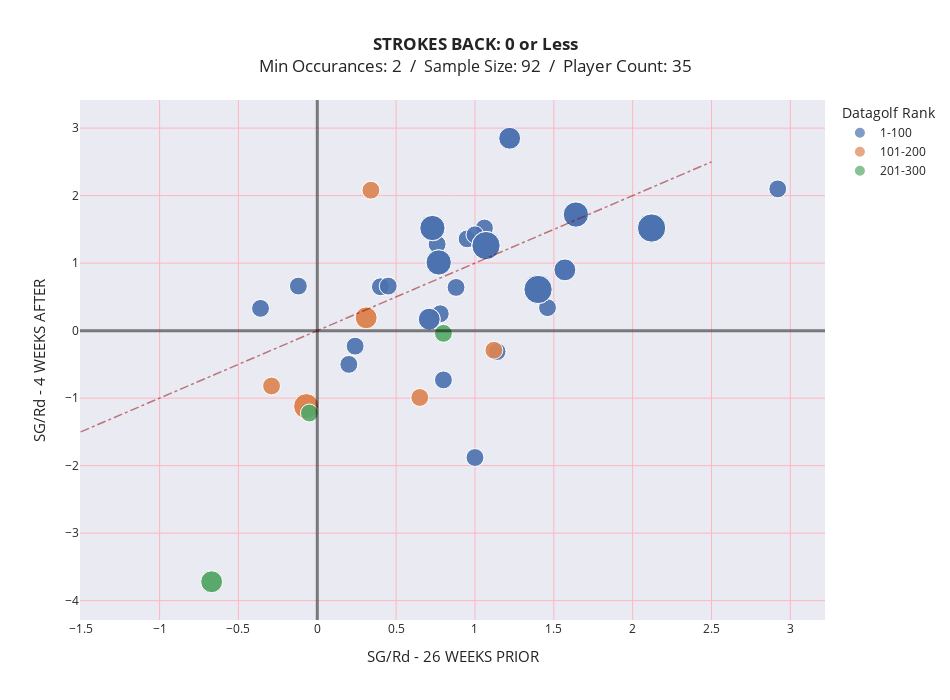

This figure's notebook cell:
### Code cell
# CHART INPUTS ##############################################

# stroke_delta chose 0, 1, or 2
# weeks_prior chose any amount
# weeks_after chose any amount
# rank_bin chose 'bin_40' or 'bin_100'
# min_instances chose any number > 0

stroke_delta = int(0)
weeks_prior = int(26)
weeks_after = int(4)
rank_bin = 'bin_100'
min_instances = int(2)

#############################################################

chart_data = data[data.r4_delta <= stroke_delta].reset_index(drop=True)

chart_data['prior_date'] = chart_data['event_completed'] - pd.Timedelta(weeks=weeks_prior)
chart_data['post_date'] = chart_data['event_completed'] + pd.Timedelta(weeks=weeks_after)

stats_cols = ['round_score','sg_putt', 'sg_arg', 'sg_app', 'sg_ott',
       'sg_t2g', 'sg_total', 'driving_dist', 'driving_acc', 'gir',
       'scrambling', 'prox_rgh', 'prox_fw']

#######

losers_rounds = []

for i in np.arange(0, len(chart_data)):

    guy = chart_data.player_name[i]
    prior = str(chart_data.prior_date[i])
    event = str(chart_data.event_completed[i])
    post = str(chart_data.post_date[i])
    
    rounds_before = round(stats
                          [(stats.player_name == guy) & (stats.event_completed > prior) & (stats.event_completed < event)]
                          .groupby('player_name', as_index=False)
                          [stats_cols]
                          .mean(),2)
    
    rounds_after = round(stats
                         [(stats.player_name == guy) & (stats.event_completed < post) & (stats.event_completed > event)]
                         .groupby('player_name', as_index=False)
                         [stats_cols]
                         .mean(),2) 

    # add post_ prefix to columns headers
    rounds_after.columns = 'post_' + rounds_after.columns
    rounds_after.rename(columns={'post_player_name':'player_name'}, inplace=True)
    
    # merge players before and after rounds together and send to list
    all_rounds = pd.merge(rounds_before,rounds_after, on='player_name')
    losers_rounds.append(all_rounds)
    
########

# concat before and after rounds
custom_chart = pd.concat(losers_rounds).reset_index(drop=True)

# add datagolf rankings columns
temp_ranks = dg_rankings[['player_name','datagolf_rank']]
custom_chart = pd.merge(custom_chart, temp_ranks, on='player_name')

# bring in 'count', wins, and 'datagolf_rank', and 'rank_bin'
temp_count = custom_chart.groupby('player_name',as_index=False)['sg_total'].count().sort_values('sg_total', ascending=False).rename(columns={'sg_total':'count'}).reset_index(drop=True)
custom_chart = custom_chart.merge(temp_count, on='player_name', how = 'left')
temp_bin = chart_data[['player_name',rank_bin]].drop_duplicates()#.sort_values('loser_key', ascending=False).rename(columns={'loser_key':'count'}).reset_index(drop=True)
custom_chart = custom_chart.merge(temp_bin, on='player_name', how = 'left')
temp_wins = stats[(stats.finish_pos == 1) & (stats.round_num == 4)].groupby('player_name')['finish_pos'].count().sort_values(ascending=False)
custom_chart = custom_chart.merge(temp_wins, on='player_name', how = 'left')
custom_chart.rename(columns={'finish_pos':'career_wins'},inplace=True)
custom_chart['career_wins'] = custom_chart['career_wins'].fillna(0)

temp_m = custom_chart.groupby('player_name',as_index=False)[['sg_total', 'post_sg_total']].mean()
custom_chart = custom_chart.merge(temp_m, on='player_name', how = 'left').rename(columns = 
                                                                                 {'sg_total_x':'sg_total_round', 
                                                                                  'sg_total_y':'sg_total', 
                                                                                  'post_sg_total_x':'post_sg_total_round',
                                                                                  'post_sg_total_y':'post_sg_total'}
                                                                                )
# calculate deltas
custom_chart['delta_sg_total'] = custom_chart['post_sg_total'] - custom_chart['sg_total']
# custom_chart['delta_sg_t2g'] = custom_chart['post_sg_t2g'] - custom_chart['sg_t2g']
# custom_chart['delta_sg_ott'] = custom_chart['post_sg_ott'] - custom_chart['sg_ott']
# custom_chart['delta_sg_app'] = custom_chart['post_sg_app'] - custom_chart['sg_app']
# custom_chart['delta_sg_arg'] = custom_chart['post_sg_arg'] - custom_chart['sg_arg']
# custom_chart['delta_sg_putt'] = custom_chart['post_sg_putt'] - custom_chart['sg_putt']

# title formatting
def format_title(title, subtitle=None, subtitle_font_size=16):
    title = f'<b>{title}</b>'
    if not subtitle:
        return title
    subtitle = f'<span style="font-size: {subtitle_font_size}px;">{subtitle}</span>'
    return f"{title} <b>{stroke_delta} or Less</b><br>Min Occurances: {min_instances}  /  {subtitle} {custom_chart[custom_chart['count'] >= min_instances]['delta_sg_total'].count()}  /  Player Count: {custom_chart[custom_chart['count'] >= min_instances]['player_name'].nunique()}<br>"

# graph
fig = px.scatter(round(custom_chart[custom_chart['count'] >= min_instances].sort_values(rank_bin),2),
                 x = 'sg_total',
                 y = 'post_sg_total',
                 title = format_title('STROKES BACK:', "Sample Size:"),
                 template = 'seaborn',
                 color = rank_bin,
                 size = 'count',
                 size_max = 20,
                 hover_name='player_name',
                 custom_data=['player_name', 'count','datagolf_rank','delta_sg_total','career_wins'],
                 height = 700,
                 width = 950
                )

# format grids and lines
fig.add_hline(y=0,line_width=3, line_color="Black")
fig.add_vline(x=0,line_width=3, line_color="Black")
fig.update_xaxes(showgrid=True, gridwidth=1, gridcolor='LightPink')
fig.update_yaxes(showgrid=True, gridwidth=1, gridcolor='LightPink')
fig.add_shape(type="line", x0=-1.5, y0=-1.5, x1=2.5, y1=2.5, line=dict(color="DarkRed", width=1.5, dash="dashdot"))

# format always-on labels
fig.update_layout(xaxis_title=(f"SG/Rd - {str(weeks_prior)} WEEKS PRIOR"))
fig.update_layout(yaxis_title=(f"SG/Rd - {str(weeks_after)} WEEKS AFTER"))
fig.update_layout(yaxis = dict(titlefont = dict(size=15)))
fig.update_layout(xaxis = dict(titlefont = dict(size=15)))
fig.update_layout(legend_title="Datagolf Rank")

# format hover labels
fig.update_layout(hoverlabel=dict(font_size=15,font_family="Rockwell"))
fig.update_traces(hovertemplate=
                    "<b>%{customdata[0]}</b> \
                    <br>Count: %{customdata[1]}</b> \
                    <br>=================</b> \
                    <br>SG Before:%{x:>20}<br>After Loss SG:%{y:>14}</b> \
                    <br><b>Change:%{customdata[3]:>23}</b> \
                    <br>=================</b> \
                    <br>Wins Since 2017:%{customdata[4]:>11}</b> \
                    <br>Data Golf Rank:%{customdata[2]:>13}")
                                                  

fig.show()

### Figure 1 — Plotly figure (JSON) as saved in the notebook; plotly's stock layout.template omitted (floating-point values rounded to 4 significant figures; data arrays with more than 128 entries replaced by an {"elided": "..."} marker saying what was removed)
{"data": [{"customdata": {"elided": "70x5 mixed values"}, "hovertemplate": "<b>%{customdata[0]}</b>                     <br>Count: %{customdata[1]}</b>                     <br>=================</b>                     <br>SG Before:%{x:>20}<br>After Loss SG:%{y:>14}</b>                     <br><b>Change:%{customdata[3]:>23}</b>                     <br>=================</b>                     <br>Wins Since 2017:%{customdata[4]:>11}</b>                     <br>Data Golf Rank:%{customdata[2]:>13}", "hovertext": ["Schauffele, Xander", "Todd, Brendon", "Matsuyama, Hideki", "Matsuyama, Hideki", "Scheffler, Scottie", "Scheffler, Scottie", "Scheffler, Scottie", "Thomas, Justin", "Thomas, Justin", "Thomas, Justin", "Thomas, Justin", "DeChambeau, Bryson", "DeChambeau, Bryson", "McIlroy, Rory", "McIlroy, Rory", "Kim, Si Woo", "Theegala, Sahith", "Kuchar, Matt", "Todd, Brendon", "Kuchar, Matt", "McNealy, Maverick", "Merritt, Troy", "Zalatoris, Will", "Zalatoris, Will", "Poston, J.T.", "Poston, J.T.", "Bradley, Keegan", "Bradley, Keegan", "Munoz, Sebastian", "Munoz, Sebastian", "Burns, Sam", "Burns, Sam", "Henley, Russell", "Henley, Russell", "Henley, Russell", "Henley, Russell", "Steele, Brendan", "Steele, Brendan", "Merritt, Troy", "McNealy, Maverick", "Woodland, Gary", "Kim, Si Woo", "Rahm, Jon", "Finau, Tony", "Woodland, Gary", "Finau, Tony", "Finau, Tony", "Berger, Daniel", "Berger, Daniel", "Finau, Tony", "Spieth, Jordan", "Spieth, Jordan", "Spieth, Jordan", "Schauffele, Xander", "Schauffele, Xander", "Schauffele, Xander", "Schauffele, Xander", "Spieth, Jordan", "Ancer, Abraham", "Finau, Tony", "Theegala, Sahith", "Rahm, Jon", "Rahm, Jon", "Rahm, Jon", "Rahm, Jon", "Ancer, Abraham", "Ancer, Abraham", "Johnson, Dustin", "Johnson, Dustin", "Johnson, Dustin"], "legendgroup": "1-100", "marker": {"color": "rgb(76,114,176)", "size": [5, 2, 2, 2, 3, 3, 3, 4, 4, 4, 4, 2, 2, 2, 2, 2, 2, 2, 2, 2, 2, 2, 2, 2, 2, 2, 2, 2, 2, 2, 2, 2, 4, 4, 4, 4, 2, 2, 2, 2, 2, 2, 5, 5, 2, 5, 5, 2, 2, 5, 4, 4, 4, 5, 5, 5, 5, 4, 3, 5, 2, 5, 5, 5, 5, 3, 3, 3, 3, 3], "sizemode": "area", "sizeref": 0.0125, "symbol": "circle"}, "mode": "markers", "name": "1-100", "orientation": "v", "showlegend": true, "type": "scatter", "x": [1.4, 0.4, 1.06, 1.06, 1.57, 1.57, 1.57, 1.64, 1.64, 1.64, 1.64, 1.14, 1.14, 2.92, 2.92, 0.78, 0.2, 0.95, 0.4, 0.95, 0.8, 0.24, 1.46, 1.46, -0.12, -0.12, 0.76, 0.76, 0.45, 0.45, 1, 1, 0.77, 0.77, 0.77, 0.77, -0.36, -0.36, 0.24, 0.8, 1, 0.78, 2.12, 1.07, 1, 1.07, 1.07, 0.88, 0.88, 1.07, 0.73, 0.73, 0.73, 1.4, 1.4, 1.4, 1.4, 0.73, 0.71, 1.07, 0.2, 2.12, 2.12, 2.12, 2.12, 0.71, 0.71, 1.22, 1.22, 1.22], "xaxis": "x", "y": [0.61, 0.65, 1.52, 1.52, 0.9, 0.9, 0.9, 1.72, 1.72, 1.72, 1.72, -0.31, -0.31, 2.1, 2.1, 0.25, -0.5, 1.36, 0.65, 1.36, -0.73, -0.23, 0.34, 0.34, 0.66, 0.66, 1.28, 1.28, 0.66, 0.66, -1.88, -1.88, 1.01, 1.01, 1.01, 1.01, 0.33, 0.33, -0.23, -0.73, 1.42, 0.25, 1.52, 1.26, 1.42, 1.26, 1.26, 0.64, 0.64, 1.26, 1.52, 1.52, 1.52, 0.61, 0.61, 0.61, 0.61, 1.52, 0.17, 1.26, -0.5, 1.52, 1.52, 1.52, 1.52, 0.17, 0.17, 2.85, 2.85, 2.85], "yaxis": "y"}, {"customdata": [["Hossler, Beau", 4, 151, -1.04, 0], ["Hossler, Beau", 4, 151, -1.04, 0], ["Hossler, Beau", 4, 151, -1.04, 0], ["Hossler, Beau", 4, 151, -1.04, 0], ["Putnam, Andrew", 3, 108, -0.12, 0], ["Putnam, Andrew", 3, 108, -0.12, 0], ["Westwood, Lee", 2, 171, -0.53, 0], ["Westwood, Lee", 2, 171, -0.53, 0], ["Putnam, Andrew", 3, 108, -0.12, 0], ["Wolff, Matthew", 2, 198, 1.74, 1], ["Wolff, Matthew", 2, 198, 1.74, 1], ["Palmer, Ryan", 2, 110, -1.64, 0], ["Fowler, Rickie", 2, 122, -1.4, 3], ["Fowler, Rickie", 2, 122, -1.4, 3], ["Palmer, Ryan", 2, 110, -1.64, 0]], "hovertemplate": "<b>%{customdata[0]}</b>                     <br>Count: %{customdata[1]}</b>                     <br>=================</b>                     <br>SG Before:%{x:>20}<br>After Loss SG:%{y:>14}</b>                     <br><b>Change:%{customdata[3]:>23}</b>                     <br>=================</b>                     <br>Wins Since 2017:%{customdata[4]:>11}</b>                     <br>Data Golf Rank:%{customdata[2]:>13}", "hovertext": ["Hossler, Beau", "Hossler, Beau", "Hossler, Beau", "Hossler, Beau", "Putnam, Andrew", "Putnam, Andrew", "Westwood, Lee", "Westwood, Lee", "Putnam, Andrew", "Wolff, Matthew", "Wolff, Matthew", "Palmer, Ryan", "Fowler, Rickie", "Fowler, Rickie", "Palmer, Ryan"], "legendgroup": "101-200", "marker": {"color": "rgb(221,132,82)", "size": [4, 4, 4, 4, 3, 3, 2, 2, 3, 2, 2, 2, 2, 2, 2], "sizemode": "area", "sizeref": 0.0125, "symbol": "circle"}, "mode": "markers", "name": "101-200", "orientation": "v", "showlegend": true, "type": "scatter", "x": [-0.07, -0.07, -0.07, -0.07, 0.31, 0.31, -0.29, -0.29, 0.31, 0.34, 0.34, 0.65, 1.12, 1.12, 0.65], "xaxis": "x", "y": [-1.12, -1.12, -1.12, -1.12, 0.19, 0.19, -0.82, -0.82, 0.19, 2.08, 2.08, -0.99, -0.29, -0.29, -0.99], "yaxis": "y"}, {"customdata": [["Streb, Robert", 3, 212, -3.05, 1], ["Streb, Robert", 3, 212, -3.05, 1], ["Streb, Robert", 3, 212, -3.05, 1], ["Snedeker, Brandt", 2, 275, -1.17, 1], ["Snedeker, Brandt", 2, 275, -1.17, 1], ["An, Byeong Hun", 2, 289, -0.83, 0], ["An, Byeong Hun", 2, 289, -0.83, 0]], "hovertemplate": "<b>%{customdata[0]}</b>                     <br>Count: %{customdata[1]}</b>                     <br>=================</b>                     <br>SG Before:%{x:>20}<br>After Loss SG:%{y:>14}</b>                     <br><b>Change:%{customdata[3]:>23}</b>                     <br>=================</b>                     <br>Wins Since 2017:%{customdata[4]:>11}</b>                     <br>Data Golf Rank:%{customdata[2]:>13}", "hovertext": ["Streb, Robert", "Streb, Robert", "Streb, Robert", "Snedeker, Brandt", "Snedeker, Brandt", "An, Byeong Hun", "An, Byeong Hun"], "legendgroup": "201-300", "marker": {"color": "rgb(85,168,104)", "size": [3, 3, 3, 2, 2, 2, 2], "sizemode": "area", "sizeref": 0.0125, "symbol": "circle"}, "mode": "markers", "name": "201-300", "orientation": "v", "showlegend": true, "type": "scatter", "x": [-0.67, -0.67, -0.67, -0.05, -0.05, 0.8, 0.8], "xaxis": "x", "y": [-3.72, -3.72, -3.72, -1.22, -1.22, -0.04, -0.04], "yaxis": "y"}], "layout": {"height": 700, "hoverlabel": {"font": {"family": "Rockwell", "size": 15}}, "legend": {"itemsizing": "constant", "title": {"text": "Datagolf Rank"}, "tracegroupgap": 0}, "shapes": [{"line": {"color": "Black", "width": 3}, "type": "line", "x0": 0, "x1": 1, "xref": "x domain", "y0": 0, "y1": 0, "yref": "y"}, {"line": {"color": "Black", "width": 3}, "type": "line", "x0": 0, "x1": 0, "xref": "x", "y0": 0, "y1": 1, "yref": "y domain"}, {"line": {"color": "DarkRed", "dash": "dashdot", "width": 1.5}, "type": "line", "x0": -1.5, "x1": 2.5, "y0": -1.5, "y1": 2.5}], "title": {"text": "<b>STROKES BACK:</b> <b>0 or Less</b><br>Min Occurances: 2  /  <span style=\"font-size: 16px;\">Sample Size:</span> 92  /  Player Count: 35<br>"}, "width": 950, "xaxis": {"anchor": "y", "domain": [0, 1], "gridcolor": "LightPink", "gridwidth": 1, "showgrid": true, "title": {"font": {"size": 15}, "text": "SG/Rd - 26 WEEKS PRIOR"}}, "yaxis": {"anchor": "x", "domain": [0, 1], "gridcolor": "LightPink", "gridwidth": 1, "showgrid": true, "title": {"font": {"size": 15}, "text": "SG/Rd - 4 WEEKS AFTER"}}}}
